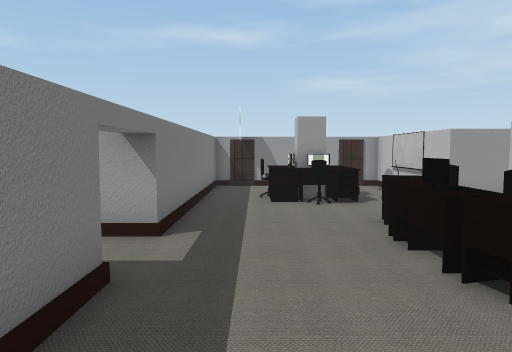
View 1 (above)

14 first-person views from a walk through a scene from a Unity 3-D project. The camera is 1.3 m above the floor, tilts 4° down and sees 70° across. The floor is counted in squares, 1 m on a side. Each view is taken from the middle of a square. On the plan, view 1 faces up. The plan holds only what a view shows up to about 15 squares ahead; the rest is blank. The player character is not drawn. Some surface patterns are stand-ins.

View 2
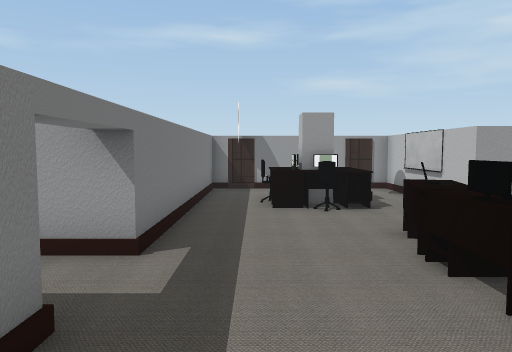

View 3
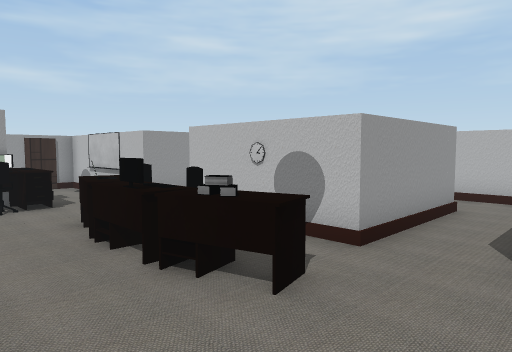

View 4
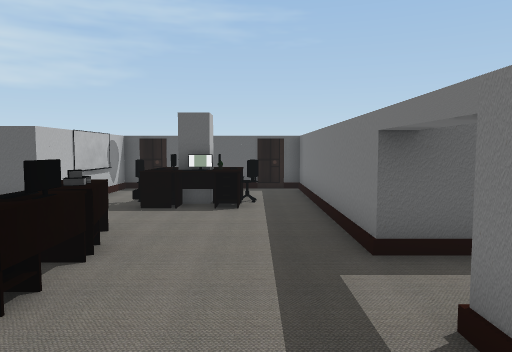

View 5
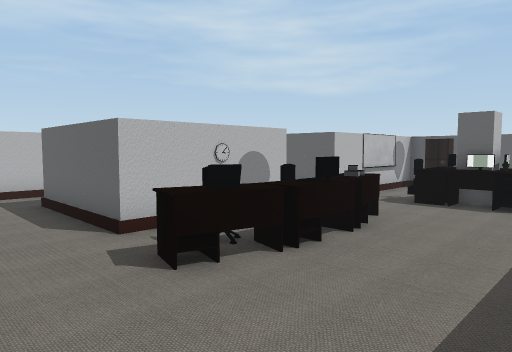

View 6
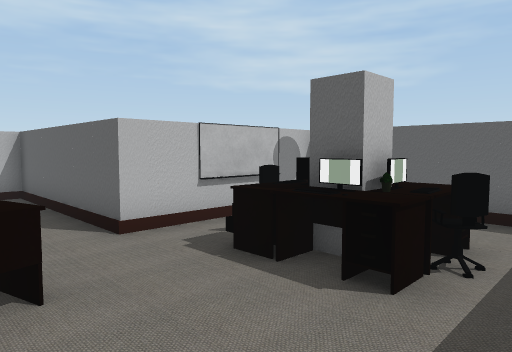

View 7
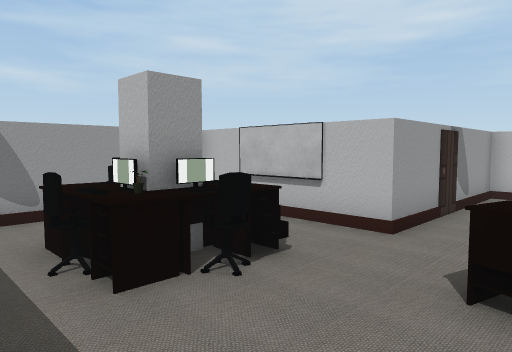

View 8
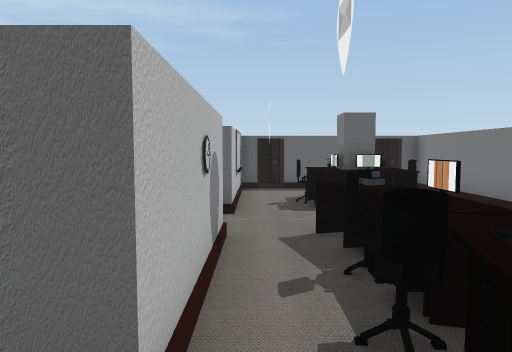

View 9
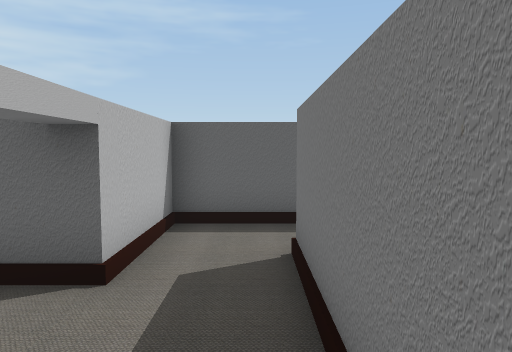

View 10
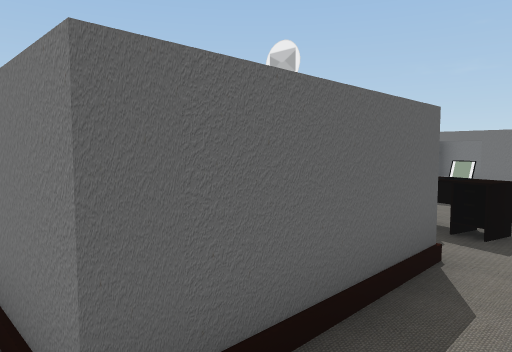

View 11
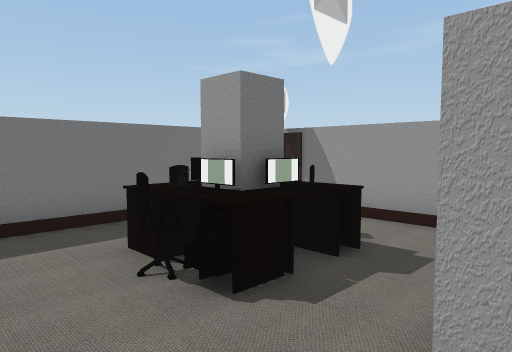

View 12
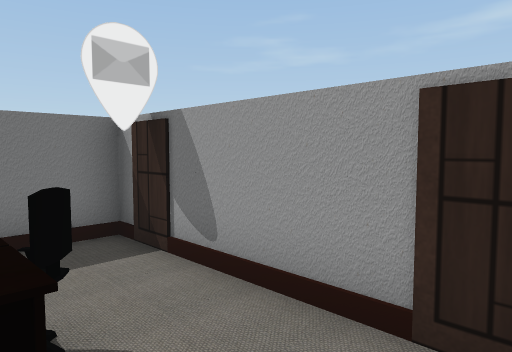

View 13
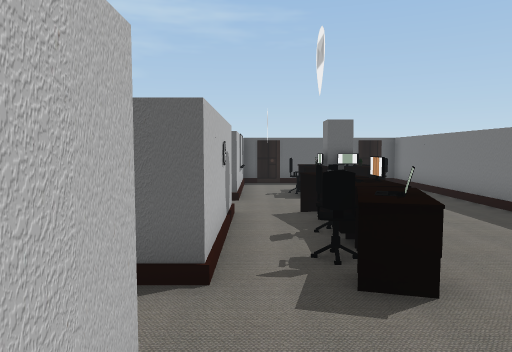

View 14
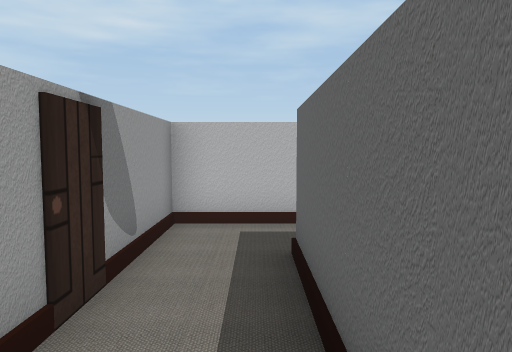

### Floor plan
Points are (right, up) in squares from view 1. A wall is a line through its corners. A room is listed if a view was taken in it or the views show most of it. See-through windows are left out.
Room 1 (views 1, 2, 3, 4, 5, 6, 7, 8, 9, 10, 11, 12, 13, 14)
walls: (4.5, 6.5) (8.5, 6.5) (8.5, 2.5) (4.5, 2.5) (4.5, 6.5); (-1.5, 3) (-1.5, -4.5) (4.5, -4.5) (4.5, 0.5) (10.5, 0.5) (10.5, 8.5) (4.5, 8.5) (4.5, 13.5) (-1.5, 13.5) (-1.5, 6.4)
objects: other object (-3, 3) to (-2, 6); other object (0, -2) to (3, 0); other object (0, 9) to (2, 11); other object (2, 3); desk (2, 4) to (3, 5); laptop (2, 6) to (3, 6); desk (3, 2) to (3, 3); chair (3, 4); desk (3, 7)

Where each view was taken, in squares from view 1:
view 1: 0 up, 0 right, facing up
view 2: 1 up, 0 right, facing up
view 3: 0 up, 0 right, facing up-right
view 4: 8 up, 0 right, facing down
view 5: 9 up, 1 left, facing down-right
view 6: 3 up, 1 left, facing down-right
view 7: 6 up, 1 left, facing up-right
view 8: 8 up, 4 right, facing down
view 9: 7 up, 9 right, facing down
view 10: 8 up, 9 right, facing down-left
view 11: 7 up, 5 right, facing up-left
view 12: 11 up, 4 right, facing up-left
view 13: 10 up, 4 right, facing down
view 14: 7 up, 4 right, facing right
